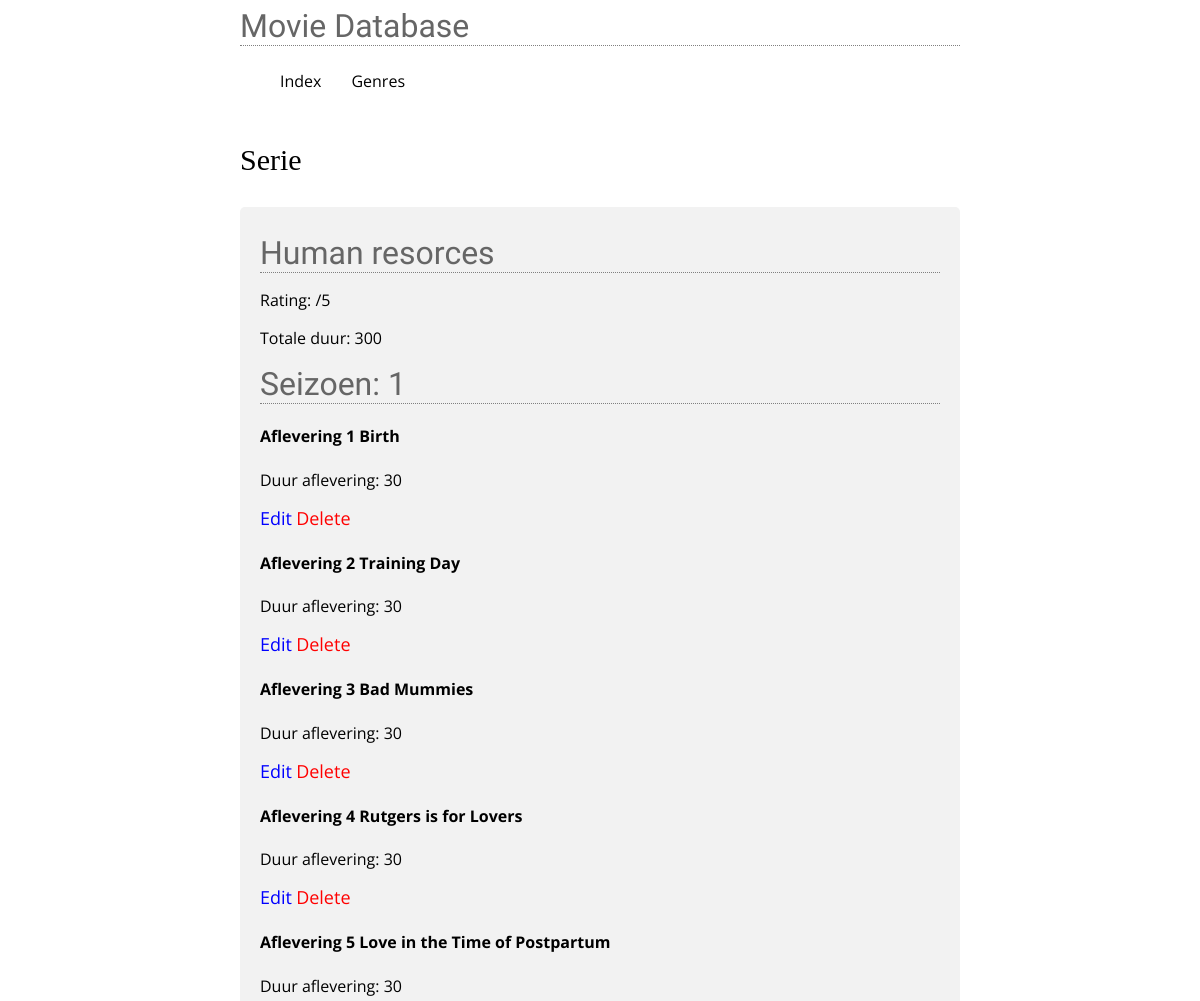
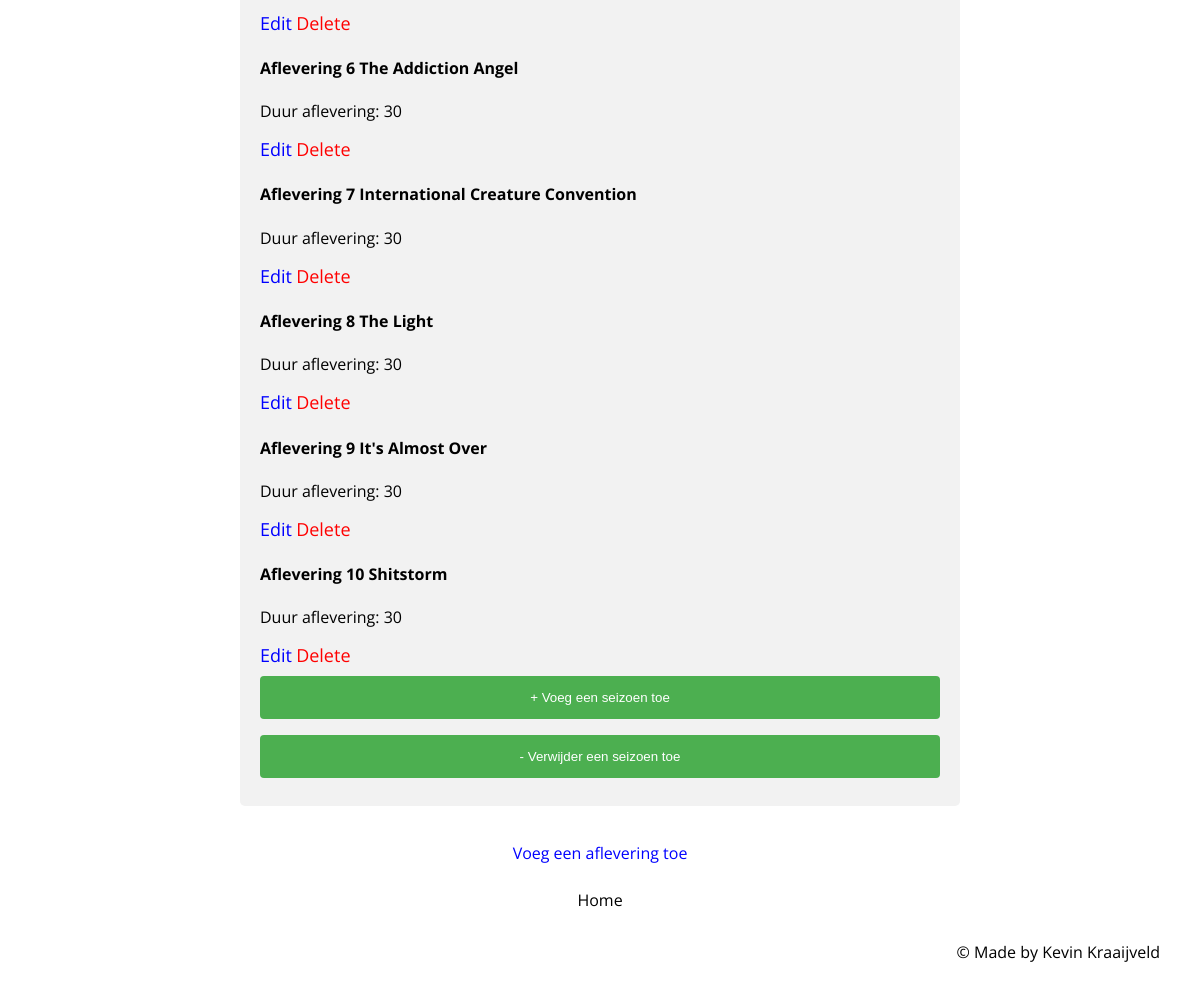
The app's page /serie/seeSerie/2 with its own data (2 pictures, top to bottom).
### tables this page shows
CREATE TABLE IF NOT EXISTS `films` (
  `film_id` int(11) NOT NULL,
  `film_name` varchar(255) NOT NULL,
  `type_id` int(11) NOT NULL,
  `genre_id` int(11) NOT NULL,
  `film_duration` varchar(50) NOT NULL,
  `film_episodes` varchar(50) NOT NULL,
  `film_rating` varchar(1) NOT NULL,
  `film_season` int(2) DEFAULT NULL,
  `film_origin` varchar(50) NOT NULL
);

CREATE TABLE IF NOT EXISTS `types` (
  `type_id` int(11) NOT NULL,
  `type_description` varchar(5) NOT NULL
);

CREATE TABLE IF NOT EXISTS `episodes` (
  `episode_id` int(11) NOT NULL,
  `film_id` int(11) NOT NULL,
  `season_id` int(11) NOT NULL,
  `episode_nr` int(11) NOT NULL,
  `episode_name` varchar(255) NOT NULL,
  `episode_duration` int(11) NOT NULL
);

### core/core.php (called while the page is built, shortened)
<?php
function render($filename, $data = null)
{
	require(ROOT . 'view/templates/header.php');
	require(ROOT . 'view/' . $filename . '.php');
	require(ROOT . 'view/templates/footer.php');
}

### controller/SerieController.php (called while the page is built, shortened)
<?php
require(ROOT . "model/SerieModel.php");
function seeSerie($id){
	render("moviedatabase/series/see",
		array(
			'film' =>  getAllEpisodes($id),
			'duur' => getDuration($id),
			'episodes' => getTheEpisodes($id)
		)
	);
}

### public/index.php (called while the page is built, shortened)
<?php
require(ROOT . "core/core.php");
route();

### model/SerieModel.php (called while the page is built, shortened)
<?php
function getAllEpisodes($id){
	$db = openDatabaseConnection();
	$sql = "SELECT * FROM `films`
					INNER JOIN genres on films.genre_id = genres.genre_id
					INNER JOIN types on films.type_id = types.type_id where films.film_id = :id ";
	$query = $db->prepare($sql);
	$query->bindParam(":id", $id);
	$query->execute();
	return $query->fetchAll();
}
function getTheEpisodes($id){
	$db = openDatabaseConnection();
	$sql = "SELECT * FROM `episodes`
					INNER JOIN films on films.film_id = episodes.film_id where films.film_id = :id ";
	$query = $db->prepare($sql);
	$query->bindParam(":id", $id);
	$query->execute();
	return $query->fetchAll();
}
function getDuration($id){
	$db = openDatabaseConnection();
	$sql = "SELECT SUM(episode_duration) FROM `episodes` where episodes.film_id = :id ";
	$query = $db->prepare($sql);
	$query->bindParam(":id", $id);
	$query->execute();
	return $query->fetchAll();
}

### view/moviedatabase/series/see.php (the view, shortened to what this page needs)
<?php
  $data = $film[0];
?>
<h3><?=$data['type_description']?></h3>
<div>
  <?php
    $name = $data['film_name'];
    $rating = $data['film_rating'];
    echo '<h1>' . $name . '</h1>';
    echo '<p>' . 'Rating: ' . $rating . '/5' . '</p>';
    echo '<p>' . 'Totale duur: ' . $duur[0]['SUM(episode_duration)'] . '</p>';
    foreach($episodes as $episode => $value) {
      $episodeNr = $value['episode_nr'];
      $episodeName = $value['episode_name'];
      $seasonNr = $value['season_id'];
      $episode_duration = $value['episode_duration'];
      if($episodeNr==1){
        echo '<h1>' . 'Seizoen: ' . $seasonNr . '</h1>';
        echo '<h4>' . 'Aflevering ' . $episodeNr . ' ' . $episodeName . '</h4>';
      }else{
        echo '<h4>' . 'Aflevering ' . $episodeNr . ' ' . $episodeName . '</h4>';
      }
      echo '<p>' . 'Duur aflevering: ' . $episode_duration .'</p>';
      echo "<a class='editthis' href = '" . URL . "serie/editEpisode/" . $value["episode_id"]. "'>Edit</a>";
      echo "<a class='deletethis' href = '" . URL . "serie/deleteEpisode/" . $value["episode_id"]. "'>Delete</a>";
    }
  ?>
  <form action="<?=URL?>serie/addSeason" method="post" autocomplete="off">
    <input type="submit" value="+ Voeg een seizoen toe">
  </form>
  <form action="<?=URL?>serie/removeSeason" method="post" autocomplete="off">
    <input type="submit" value="- Verwijder een seizoen toe">
  </form>
</div>
<?php
  echo " <a id='createEpisode' href='" . URL . "serie/createEpisode/" . $film[0]['film_id'] . "'>Voeg een aflevering toe</a>"
?>
	<a class='middle' href='<?=URL?>'>Home</a>
  <br>
  <br>
  <br>
  <br>

### public/css/style.css (style rules this page uses)
body { font-family: Open Sans, Verdana, sans-serif; font-size: 12pt; width: 60%; margin: 0 18% 0 20%; }
h1 { font-family: Open Sans Condensed, sans-serif; font-weight: normal; font-size: 24pt; color: #666; margin-top: 7px; margin-bottom: 8px; border-bottom: 1px dotted grey; }
h3 { font-weight: normal; font-size: 30px; font-family: Comic Sans MS; }
#createGenre, #createFilm, #createEpisode { color: blue; display: block; text-align: center; margin-bottom: 25px; text-decoration: none; }
.middle { display: block; text-align: center; text-decoration: none; }
a { color : black; }
input[type=submit] { width: 100%; background-color: #4CAF50; color: white; padding: 14px 20px; margin-top: 18px; margin: 8px 0; border: none; border-radius: 4px; cursor: pointer; }
div { border-radius: 5px; background-color: #f2f2f2; padding: 20px; margin-bottom: 5%; }
.deletethis { color:red!important; text-decoration: none; font-size: 18px; position: relative; bottom: 1px; }
.editthis { color:blue!important; text-decoration: none; font-size: 18px; position: relative; bottom: 1px; }

### records on screen
films: type.type_description "Serie", film_name "Human resorces"
episodes: season "1", episode_nr "1", episode_name "Birth", episode_duration "30"
episodes: episode_nr "2", episode_name "Training Day", episode_duration "30"
episodes: episode_nr "3", episode_name "Bad Mummies", episode_duration "30"
episodes: episode_nr "4", episode_name "Rutgers is for Lovers", episode_duration "30"
episodes: episode_nr "5", episode_name "Love in the Time of Postpartum", episode_duration "30"
episodes: episode_nr "6", episode_name "The Addiction Angel", episode_duration "30"
episodes: episode_nr "7", episode_name "International Creature Convention", episode_duration "30"
episodes: episode_nr "8", episode_name "The Light", episode_duration "30"
episodes: episode_nr "9", episode_name "It's Almost Over", episode_duration "30"
episodes: episode_nr "10", episode_name "Shitstorm", episode_duration "30"

### other values on screen
$duur[0]['SUM(episode_duration)'] "300"
